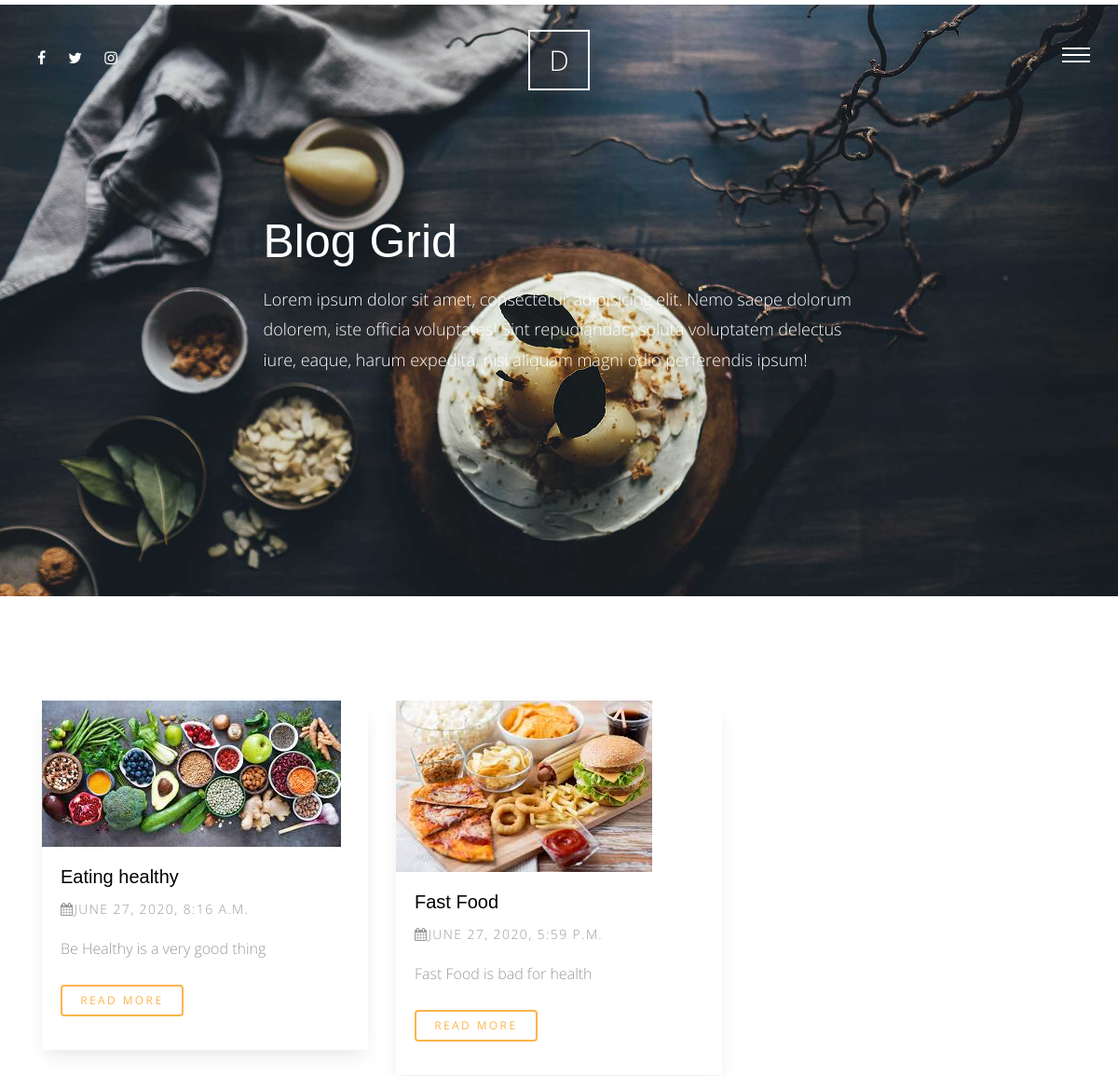
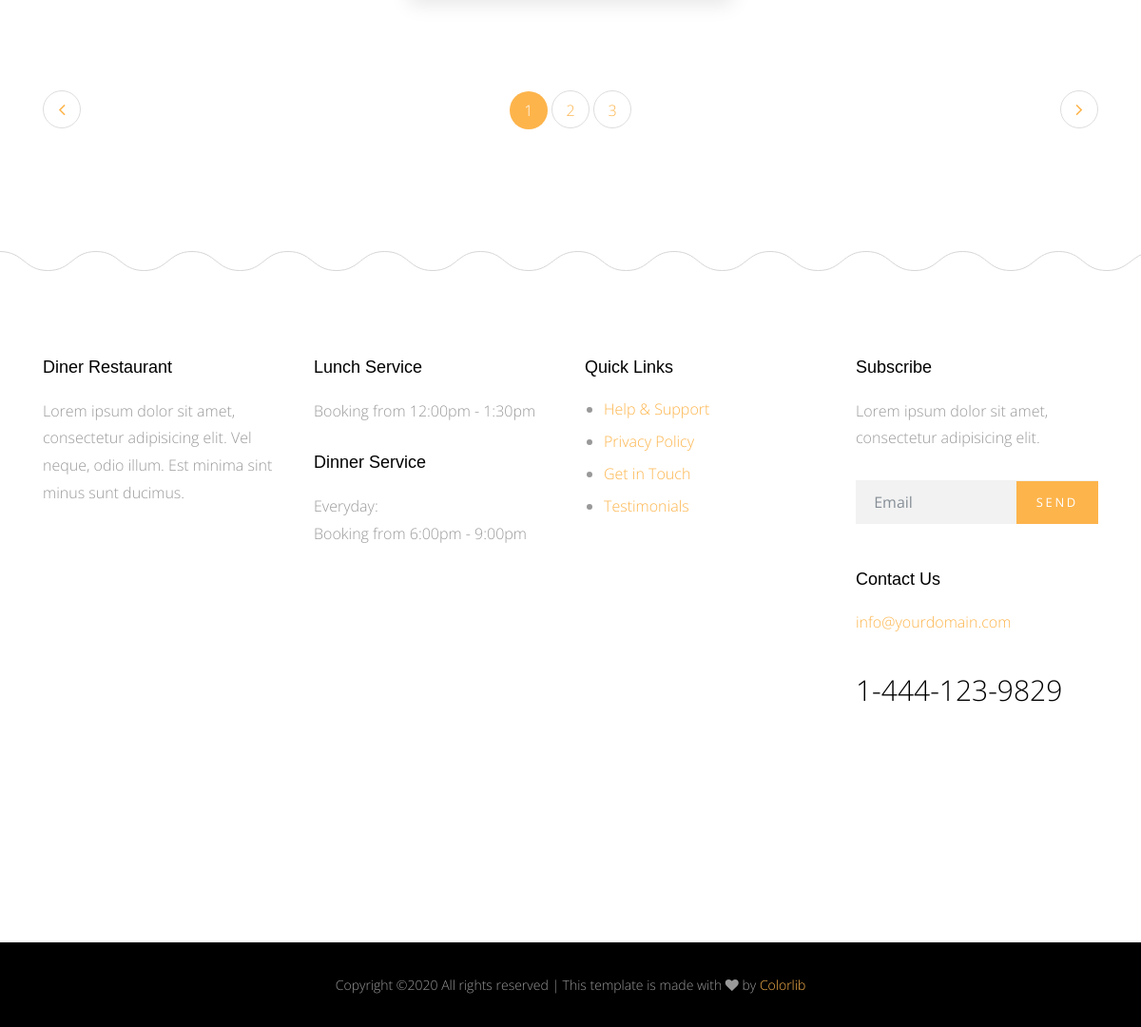
Screenshot of /blog/ with the database file from the repository (2 pictures, top to bottom).
### blog/models.py (models this page shows)
class Post(models.Model):
  title  = models.CharField(max_length=50)
  content = models.TextField(max_length=500)
  created = models.DateTimeField(default= timezone.now)
  author = models.ForeignKey(User,on_delete=models.CASCADE)
  image = models.ImageField(upload_to='blog/',blank=True,null=True)
  category = models.ForeignKey('Category',null=True,on_delete=models.SET_NULL)
  tags = TaggableManager(blank=True)
  def __str__(self):
    return self.title
  class Meta:
        verbose_name = 'post'
        verbose_name_plural = 'posts'

### blog/views.py (the view)
# urls.py: path('', views.post_list, name='post_list'),
def post_list(request):
    post_list = Post.objects.all()
    context = {
        'post_list': post_list
    }
    return render(request, 'blog/post_list.html', context)

### blog/templates/blog/post_list.html (shortened to what this page needs)
{% extends 'base.html' %} {% load static %} {% block content %}
      <div class="main-wrap">
        <div class="cover_1 cover_sm">
          <div class="img_bg" style="background-image: url({% static 'img/slider-1.jpg' %});" data-stellar-background-ratio="0.5">
            <div class="container">
              <div class="row align-items-center justify-content-center">
                <div class="col-md-7" data-aos="fade-up">
                  <h2 class="heading">Blog Grid</h2>
                  <p class="lead">Lorem ipsum dolor sit amet, consectetur adipisicing elit. Nemo saepe dolorum dolorem, iste officia voluptates! Sint repudiandae, soluta voluptatem delectus iure, eaque, harum expedita, nisi aliquam magni odio perferendis ipsum!</p>
                </div>
              </div>
            </div>
          </div>
        </div>
       <div class="section">
          <div class="container">
            <div class="row mb-5">
              {% for post in post_list %}
              <div class="col-md-4">
                <div class="media d-block media-bg-white mb-5" data-aos="fade-up"  data-aos-delay="400">
                  <figure>
                    <a href="blog-single.html"><img src="{{post.image.url}}" alt="Image placeholder" class="img-fluid"></a>
                  </figure>
                  <div class="media-body">
                    <h3><a href="{% url 'blog:post_detail' post.id %}">{{post}}</a></h3>
                    <p class="post-meta"><span><span class="fa fa-calendar"></span>{{post.created}}</span></p>
                    <p class="mb-4">{{post.content}}</p>
                    <p><a href="{% url 'blog:post_detail' post.id %}" class="btn btn-primary btn-outline-primary btn-sm">Read More</a></p>
                  </div>
                </div>
              </div>
              {% endfor  %}
            </div>
            <div class="row">
              <div class="col-md-12">
                <ul class="pagination custom-pagination">
                  <li class="page-item prev"><a class="page-link" href="#"><i class="fa fa-angle-left"></i></a></li>
                  <li class="page-item active"><a class="page-linkx href="#">1</a></li>
                  <li class="page-item"><a class="page-link" href="#">2</a></li>
                  <li class="page-item"><a class="page-link" href="#">3</a></li>
                  <li class="page-item next"><a class="page-link" href="#"><i class="fa fa-angle-right"></i></a></li>
                </ul>
              </div>
            </div>
          </div>
        </div>
      </div>
{% endblock content %}s

### static/css/style.css (style rules this page uses)
html { overflow-x: hidden; }
body { background: #fff; font-family: "Open Sans", cursive; font-size: 16px; line-height: 1.8; font-weight: 300; color: #999999; }
a { -webkit-transition: .3s all ease; -o-transition: .3s all ease; transition: .3s all ease; text-decoration: none; }
h1, h2, h3, h4, h5 { color: #000; font-family: "Playfair Display", Arial, sans-serif; }
h1 a, h2 a, h3 a, h4 a, h5 a { color: #000; }
.btn, .form-control { outline: none; }
.btn { font-size: 13px; text-transform: uppercase; letter-spacing: .2em; }
.btn.btn-primary { color: #fff; border-width: 2px; }
.btn.btn-sm { font-size: 12px; }
.btn.btn-outline-primary { border-width: 2px; color: #fdb44b; }
.media h3 { font-size: 20px; margin-bottom: 10px; }
.media .post-meta { font-size: 14px; letter-spacing: .1em; text-transform: uppercase; }
.media.media-bg-white { -webkit-box-shadow: 0 10px 20px -5px rgba(0, 0, 0, 0.1); box-shadow: 0 10px 20px -5px rgba(0, 0, 0, 0.1); }
.media.media-bg-white figure { margin-bottom: 0; }
.media.media-bg-white .media-body { padding: 20px; background: #fff; }
.lead { font-size: 16px; }
.section { padding: 7em 0; }
.custom-pagination { width: 100%; text-align: center; display: inline-block; }
.custom-pagination li { display: inline-block; }
.custom-pagination .prev a, .custom-pagination .next a { font-size: 20px !important; line-height: 38px !important; }
.custom-pagination li a, .custom-pagination .prev a, .custom-pagination .next a { width: 40px; height: 40px; line-height: 40px; padding: 0; margin: 0; border-radius: 50% !important; font-size: 16px; }
.custom-pagination li.active a, .custom-pagination .prev.active a, .custom-pagination .next.active a { display: block; width: 40px; height: 40px; line-height: 40px; padding: 0; margin: 0; border-radius: 50% !important; font-size: 16px; background: #fdb44b; color: #fff; }
.custom-pagination .prev { float: left; }
.custom-pagination .next { float: right; }
.cover_1 { position: relative; }
.cover_1 .lead { color: #fff; font-size: 18px; }
.cover_1 .img_bg { background-repeat: no-repeat; background-size: cover !important; background-position: center center; }
.cover_1 .img_bg, .cover_1 .img_bg > .container > .row { min-height: 700px; height: 100vh; }
.cover_1.cover_sm .img_bg, .cover_1.cover_sm .img_bg > .container > .row { min-height: 600px; height: 80vh; }
.cover_1 .heading { color: white; font-weight: 300; font-size: 30px; line-height: 1.5; }
@media (min-width: 768px) { .cover_1 .heading { font-size: 50px; line-height: 1.5; } }

### rows the page displays
Post: image (picture), title "Eating healthy", created "JUNE 27, 2020, 8:16 A.M.", content "Be Healthy is a very good thing"
Post: image (picture), title "Fast Food", created "JUNE 27, 2020, 5:59 P.M.", content "Fast Food is bad for health"
